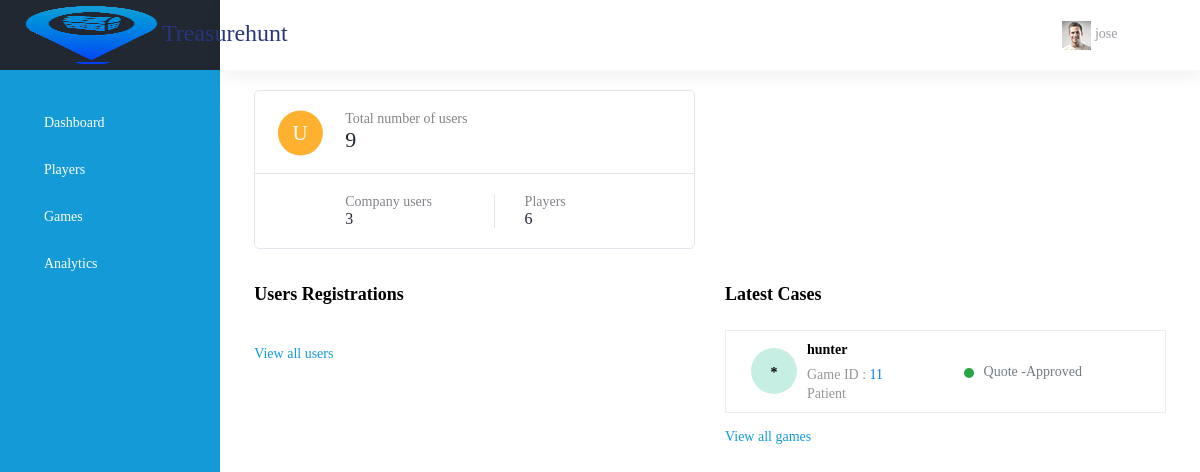
The page /coordinator-dashboard (signed in) on the database its author committed.
### app/models.py (models this page shows, shortened)
class User(models.Model):
    REGISTER_CHOICES = (
        ('1', 'Coordinator'),
        ('2', 'Player'),
    )
    uid = models.AutoField(primary_key=True)
    name = models.CharField(max_length=50)
    email = models.EmailField(unique=True)
    password = models.CharField(max_length=128)
    new_password = models.CharField(max_length=128,null=True,blank=True)
    register_as = models.IntegerField(choices=REGISTER_CHOICES, null=False, blank=False)
    game = models.ForeignKey(Game, related_name='players', on_delete=models.CASCADE, null=True, blank=True)
    phonecode = models.CharField(max_length=10)
    phone = models.CharField(max_length=20)
    token = models.CharField(max_length=64, blank=True, null=True)
    created_at = models.DateTimeField(auto_now_add=True)
    updated_at = models.DateTimeField(auto_now=True)
    deleted_at = models.BooleanField(default=False)
    last_login = models.DateTimeField(null=True, blank=True)

class Game(models.Model):
    LEVEL_CHOICES = (
        ('1', '1'),
        ('2', '2'),
        ('3', '3'),
    )
    game_name = models.CharField(max_length=50)
    game_id = models.CharField(max_length=50, unique=True)
    game_email = models.EmailField(unique=True)
    start_date = models.DateTimeField(auto_now_add=True)
    end_date = models.DateTimeField(auto_now_add=True)
    creater = models.ForeignKey('User', related_name='games_created', on_delete=models.CASCADE)

### app/views.py (the view)
# urls.py: path('coordinator-dashboard', views.coordinator_dashboard, name='coordinator_dashboard'),
def coordinator_dashboard(request):
    email = request.session['email']
    user = User.objects.get(email=email)
    games = Game.objects.get(game_email=email)
    users = games.players.all()
    game = user.games_created.all()
    context = {'users': users, 'game': game, 'user': user}
    return render(request, 'coordinator-dashboard/app.html', context)

### template/coordinator-dashboard/app.html (shortened to what this page needs)
<!DOCTYPE html>
<html lang="en">
<head>
    {% load static %}
    <link href="{% static 'dashboard/css/materialdesignicons.min.css' %}"
          rel="stylesheet">
    <link href="{% static 'dashboard/css/vendor.bundle.base.css' %}"
          rel="stylesheet">
    <link href="{% static 'dashboard/css/style.css' %}" rel="stylesheet">
    <link href="{% static 'dashboard/css/viewport.css' %}" rel="stylesheet">
    <link rel="stylesheet"
          href="{% static 'dashboard/css/sweetalert-1.1.3.min.css' %}">
    <link rel="stylesheet"
          href="{% static 'dashboard/css/toastr.css' %}">
    <link rel="stylesheet"
          href="{% static 'dashboard/css/dataTables.bootstrap4.min.css' %}">
    <link rel="stylesheet" href="{% static 'dashboard/font/noto-sans/stylesheet.css' %}">
    <link rel="stylesheet" href="{% static 'dashboard/css/select2.min.css' %}">
    <link rel="stylesheet"
          href="{% static 'dashboard/css/font-awesome/font-awesome.min.css' %}">
</head>
<body>
<div class="container-scroller">
    <header class="">
        <nav class="navbar default-layout-navbar col-lg-12 col-12 p-0 fixed-top d-flex flex-row">
            <div class="text-left navbar-brand-wrapper d-flex align-items-center justify-content-center"><a
                    class="navbar-brand brand-logo"
                    href="#"><img
                    src="{% static 'image/logo.png' %}" alt="logo" class="ml-2 logo-img">Treasurehunt</a>
            </div>
            <div class="navbar-menu-wrapper d-flex align-items-stretch">
                <button class="navbar-toggler navbar-toggler align-self-center" type="button"
                        data-toggle="minimize"> <span
                        class="mdi mdi-menu"></span></button>
                <ul class="navbar-nav navbar-nav-right">
                    <li class="dropdown">
                        <a data-toggle="dropdown" class="dropdown-toggle" href="#">
                            <span class="avatar_login"><img alt="" src="{% static 'image/avatar1_small.png' %}"></span>
                            <span class="username text-muted">
                                {{ user.name }}
                            </span>
                        </a>
                    </li>
                    <li class="nav-item d-lg-block full-screen-link"><a class="nav-link"> <i class="mdi mdi-fullscreen"
                                                                                             id="fullscreen-button"></i>
                    </a></li>
                </ul>
            </div>
        </nav>
    </header>
    <div class="container-fluid page-body-wrapper">
        <aside>
            <nav class="sidebar sidebar-offcanvas" id="sidebar">
                <ul class="nav">
                    <li class=" null nav-item">
                        <a href="{% url 'coordinator_dashboard' %}"
                           class=" null nav-link">
                            <i class="fa fa-dashboard"></i>
                            <span class="pl-2 menu-title">Dashboard</span>
                        </a>
                    </li>
                    <li class=" null nav-item">
                        <a href="{% url 'player_details' %}"
                           class=" null nav-link">
                            <i class="fa fa-wheelchair"></i>
                            <span class="pl-2 menu-title">Players</span>
                        </a>
                    </li>
                    <li class=" null nav-item">
                        <a href="{% url 'coordinator_game_detail' %}"
                           class=" null nav-link">
                            <i class="fa fa-wheelchair"></i>
                            <span class="pl-2 menu-title">Games</span>
                        </a>
                    </li>
                    <li class=" null nav-item">
                        <a href="{% url 'analytics' %}"
                           class=" null nav-link">
                            <i class="fa fa-user"></i>
                            <span class="pl-2 menu-title">Analytics </span>
                        </a>
                    </li>
                </ul>
            </nav>
        </aside>
        {% block content %}
        <div class="main-panel">
            <div class="content-wrapper content-wrapper-inner">
                <div class="shop_area release-container">
                    <div class="container-fluid">
                        <div class="row">
                            <div class="col-md-6 grid-margin stretch-card">
                                <div class="card pointbox">
                                    <div class="card-body p-0">
                                        <div class="total_points_sec">
                                            <div class="point_top">
                                                <div class="row">
                                                    <div class="flex-grow-1 col_full">
                                                        <div class="points_top d-flex flex-nowrap">
                                                            <div class="p_style"> <span class="blinkround_sec">
                                                                <div class="blinkround" href="">
                                                                <span>U</span>
                                                                </div>
                                                                </span>
                                                            </div>
                                                            <div class="point_cont text_semi_color">Total number of
                                                                users
                                                                <span class="d-inline-block w-100"> 9</span>
                                                            </div>
                                                        </div>
                                                    </div>
                                                </div>
                                            </div>
                                            <div class="point_bottom">
                                                <div class="row reward_regional">
                                                    <div class="col">
                                                        <div class="reward_point text_semi_color">Company users<span
                                                                class="d-inline-block w-100 text-dark">
                                                                3 </span>
                                                        </div>
                                                    </div>
                                                    <div class="col">
                                                        <div class="regional_point text_semi_color"> Players<span
                                                                class="d-inline-block w-100 text-dark">
                                                                6 </span>
                                                        </div>
                                                    </div>
                                                </div>
                                            </div>
                                        </div>
                                    </div>
                                </div>
                            </div>
                        </div>
                        <div class="row">
                            <div class="col-12 col-md-6 grid-margin">
                                <div class="page-header mt-3">
                                    <h3 class="page-title font-weight-medium"> Users Registrations </h3>
                                </div>
                                <div class="card">
                                    <div class="card-body">
                                        <a href=" player_details "
                                           class="mt-3 view_all_link">View all users</a>
                                    </div>
                                </div>
                            </div>
                            <div class="col-12 col-md-6 grid-margin">
                                <div class="page-header mt-3">
                                    <h3 class="page-title font-weight-medium"> Latest Cases</h3>
                                </div>
                                <div class="card">
                                    <div class="card-body">
                                        <div class="table-responsive">
                                            <table class="table table-hover table_common shadow_box table-striped">
                                                <tbody>
                                                {% for i in game %}
                                                <tr
                                                        class="Case_completed_row">
                                                    <td class="sorting_1 dtr-control">
                                                        <div class="d-flex align-items-center">
                                                            <span class="dPart_icon_round color1">*</span>
                                                            <div class="activity_text">
                                                                <p>{{ i.game_name }}</p>
                                                                <span>Game ID : <a
                                                                        href="#">{{ i.game_id }}</a></span>
                                                                <span>Patient</span>
                                                            </div>
                                                        </div>
                                                    </td>
                                                    <td><span class="verification">Quote -Approved
                                                        </span>
                                                    </td>
                                                    <td class="time_date_table">
                                                    </td>
                                                </tr>
                                                </tbody>
                                             {% endfor %}
                                            </table>
                                        </div>
                                        <a href="coordinator_game_detail"
                                           class="mt-3 view_all_link">View all games</a>
                                    </div>
                                </div>
                            </div>
                        </div>
                    </div>
                </div>
            </div>
            {% endblock%}
        </div>
    </div>
</div>
</body>
</html>

### static/dashboard/css/viewport.css (style rules this page uses)
@media (min-width: 1200px) and (max-width: 1280px) { .navbar .navbar-brand-wrapper, .sidebar { width:220px; } }
@media (min-width: 1200px) and (max-width: 1280px) { .navbar .navbar-menu-wrapper { width: calc(100% - 220px); } }
@media (min-width: 1200px) and (max-width: 1280px) { .main-panel { padding-left:220px; } }
@media (min-width: 1200px) and (max-width: 1280px) { .reward_regional { padding-left:70px; } }

### template/coordinator-dashboard/app.html (style rules this page uses)
.logo-img { height: 60px; width: auto; }

### rows shown on the page
User: name "jose"
Game: game_name "hunter", game_id "11"
